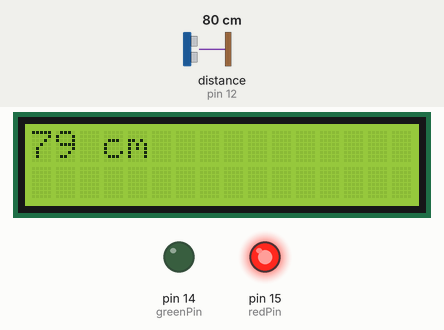
Recording of a sketch running on a simulated Arduino Uno, built with avr-gcc and run on an emulated ATmega328P. Shown: 16×2 character LCD, output pins drawn as LEDs (lit = HIGH). Wiring (inferred from the names in the program): ultrasonic range finder: trigger pin 13; echo pin 12. Inputs (shaded band) come from the test bench; at power-on: distance to the obstacle (sensor on pin 12) 80 cm. The echo pulse lasts 58.3 µs per cm; pins used as bus, display or sensor lines are not drawn; what the sketch prints to the serial monitor is not drawn.

Above: at 1.2 s.
1.3 s: distance to the obstacle (sensor on pin 12) set to 97 cm
At 2.1 s:
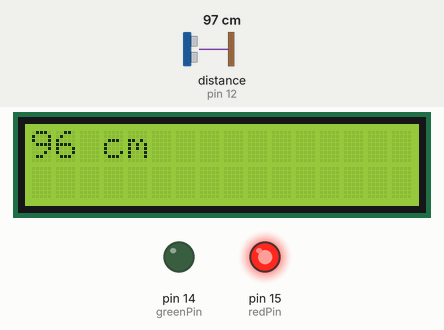
3.1 s: distance to the obstacle (sensor on pin 12) set to 106 cm
At 4.3 s:
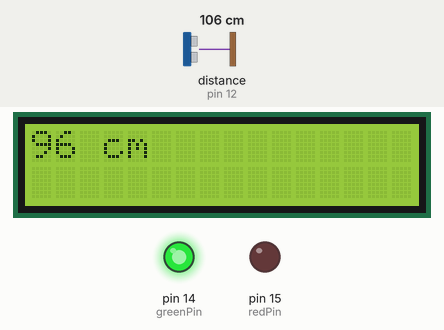
4.6 s: distance to the obstacle (sensor on pin 12) set to 2 cm
At 5.3 s:
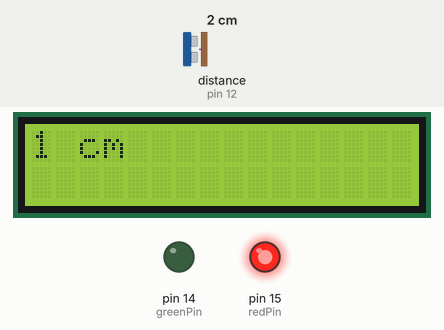
Timing chart, 0 to 7.6 s (numbered marks = the images above; inputs shaded):
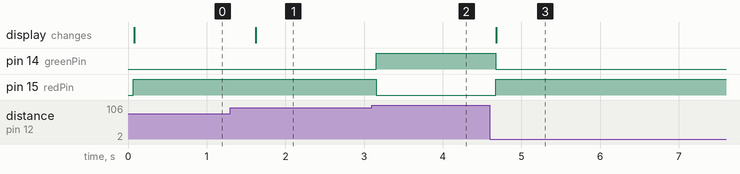

The sketch:

lcd-distance-printing.ino
```cpp
#include<Wire.h>
#include<LiquidCrystal_I2C.h>

int redPin = 15;
int greenPin = 14;//GPIO 13 corresponds to pin D7. You can check the pinout.
const int trigPin = 13;
const int echoPin = 12;
long duration, distance;
LiquidCrystal_I2C lcd(0x27, 16, 2);
void setup(){
 lcd.begin();
 lcd.backlight();
// initialize ledPin as an output.
Serial.begin(9600);
pinMode(redPin, OUTPUT);
pinMode(greenPin, OUTPUT);
 pinMode(trigPin, OUTPUT);
  pinMode(echoPin, INPUT);
}
// the loop function runs over and over again forever
void loop(){
 digitalWrite(trigPin, LOW);

  delayMicroseconds(2);

  digitalWrite(trigPin, HIGH);

  delayMicroseconds(10);

  digitalWrite(trigPin, LOW);

  duration = pulseIn(echoPin, HIGH);

  distance = (duration / 2) / 29.1;


  if (distance >= 100 || distance <= 0){
digitalWrite(greenPin,HIGH);
digitalWrite(redPin,LOW);
   Serial.println("Out of range");

   }

   else {
digitalWrite(greenPin,LOW);
digitalWrite(redPin,HIGH);
lcd.clear();
lcd.setCursor(0,0);
lcd.print(distance);
lcd.print(" cm");
     Serial.print(distance);
     Serial.println(" cm");
   }
   delay(500);
}
```

Measured:
- the behaviour switches between 100 and 101 cm on distance to the obstacle (sensor on pin 12) (found by bisection; images 1 and 2)
- after the input at 1.3 s, the display: changes after 0.32 s (image 1)
- after the input at 3.1 s, pin 14 (greenPin): LOW → HIGH after 0.06 s; pin 15 (redPin): HIGH → LOW after 0.06 s
- after the input at 4.6 s, pin 14 (greenPin): HIGH → LOW after 0.07 s; pin 15 (redPin): LOW → HIGH after 0.07 s; the display: changes after 0.08 s (image 3)
